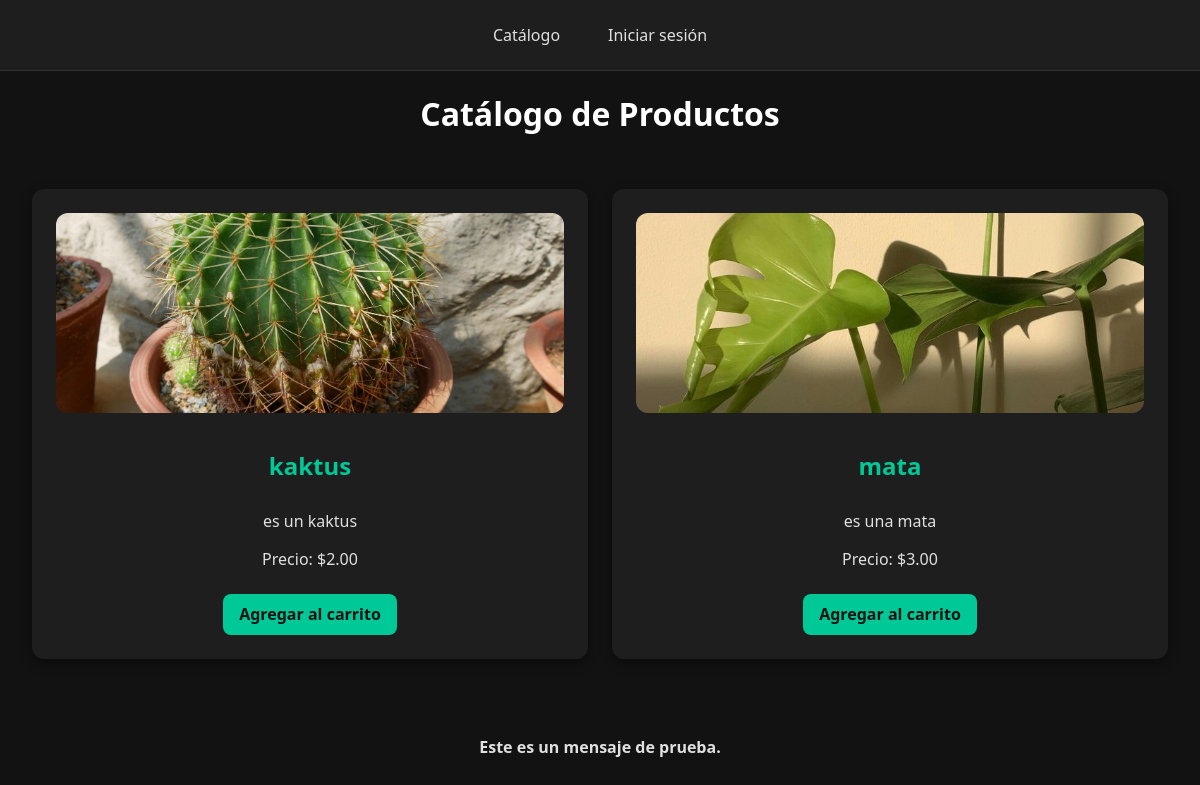
Before: / with the older database file.
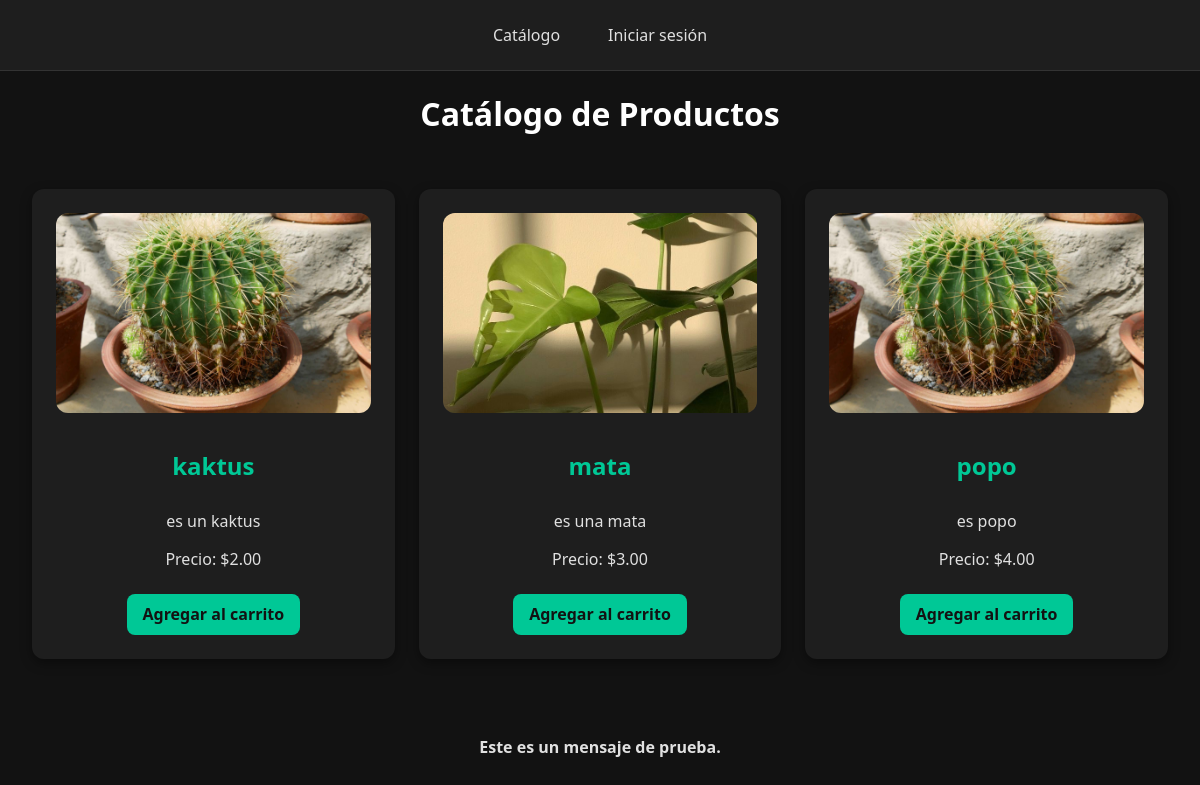
After: the same page with the newer database file.
### core/models.py (models this page shows, shortened)
class Producto(models.Model):
    nombre = models.CharField(max_length=100)
    descripcion = models.TextField(blank=True, null=True)
    precio = models.DecimalField(max_digits=10, decimal_places=2)
    stock = models.PositiveIntegerField(default=0)
    invernadero = models.ForeignKey(Invernadero, on_delete=models.CASCADE, related_name='productos')
    imagen = models.ImageField(upload_to='productos/', null=True, blank=True)

### core/views.py (the view)
# urls.py: path('', views.catalogo, name='home'),   # raíz muestra catálogo
def catalogo(request):
    productos = Producto.objects.all()
    return render(request, 'core/catalogo.html', {'productos': productos})

### core/templates/core/catalogo.html
{% extends 'core/base.html' %}
{% load static %}
{% block content %}
<h1>Catálogo de Productos</h1>
<div class="productos">
    {% for producto in productos %}
        <div class="producto">
            {% if producto.imagen %}
                <img src="{{ producto.imagen.url }}" alt="{{ producto.nombre }}" width="200">
            {% else %}
                <img src="{% static 'core/placeholder.png' %}" alt="Sin imagen" width="200">
            {% endif %}
            <h2>{{ producto.nombre }}</h2>
            <p>{{ producto.descripcion }}</p>
            <p>Precio: ${{ producto.precio }}</p>
            <a href="{% url 'agregar_al_carrito' producto.id %}">Agregar al carrito</a>
        </div>
    {% empty %}
        <p>No hay productos disponibles.</p>
    {% endfor %}
</div>
<div class="mensajes">
    <div class="mensaje">Este es un mensaje de prueba.</div>
</div>
{% endblock %}

### core/templates/core/base.html (shortened to what this page needs)
{% load static %}
<!DOCTYPE html>
<html lang="es">
<head>
    <link rel="stylesheet" href="{% static 'core/style.css' %}">
</head>
<body>
<nav>
    <a href="{% url 'catalogo' %}">Catálogo</a>
    {% if user.is_authenticated %}
        <a href="{% url 'ver_carrito' %}">Carrito</a>
        <a href="{% url 'historial_pedidos' %}">Mis Pedidos</a>
        <a href="{% url 'ver_perfil' %}">Perfil</a>
        <a href="{% url 'logout' %}">Cerrar sesión</a>
    {% else %}
        <a href="{% url 'login' %}">Iniciar sesión</a>
    {% endif %}
</nav>
{% block content %}{% endblock %}
</body>
</html>

### core/static/core/style.css (style rules this page uses)
body { background-color: #121212; color: #e0e0e0; font-family: 'Segoe UI', Tahoma, Geneva, Verdana, sans-serif; margin: 0; padding: 0; }
nav { background-color: #1e1e1e; padding: 1rem; display: flex; gap: 1rem; justify-content: center; border-bottom: 1px solid #333; }
nav a { color: #e0e0e0; text-decoration: none; padding: 0.5rem 1rem; border-radius: 6px; transition: background 0.3s, color 0.3s; }
h1, h2 { color: #ffffff; text-align: center; }
.productos { display: grid; grid-template-columns: repeat(auto-fit, minmax(250px, 1fr)); gap: 1.5rem; padding: 2rem; }
.producto { background-color: #1e1e1e; padding: 1.5rem; border-radius: 12px; box-shadow: 0px 4px 12px rgba(0,0,0,0.4); transition: transform 0.2s, box-shadow 0.3s; display: flex; flex-direction: column; align-items: center; text-align: center; }
.producto img { width: 100%; height: 200px; object-fit: cover; border-radius: 12px; margin-bottom: 1rem; background-color: #2a2a2a; }
.producto h2 { color: #00c896; }
.producto p { color: #e0e0e0; margin: 0.5rem 0; }
.producto a { display: inline-block; margin-top: 1rem; background: #00c896; color: #121212; padding: 0.6rem 1rem; border-radius: 8px; font-weight: bold; text-decoration: none; transition: background 0.3s; }
.mensajes { max-width: 600px; margin: 1rem auto; padding: 1rem; }
.mensaje { padding: 0.8rem 1rem; border-radius: 8px; margin-bottom: 0.5rem; text-align: center; font-weight: bold; }

Changed rows visible on the page:
added Producto: imagen (picture), nombre "popo", descripcion "es popo", precio "4.00"
